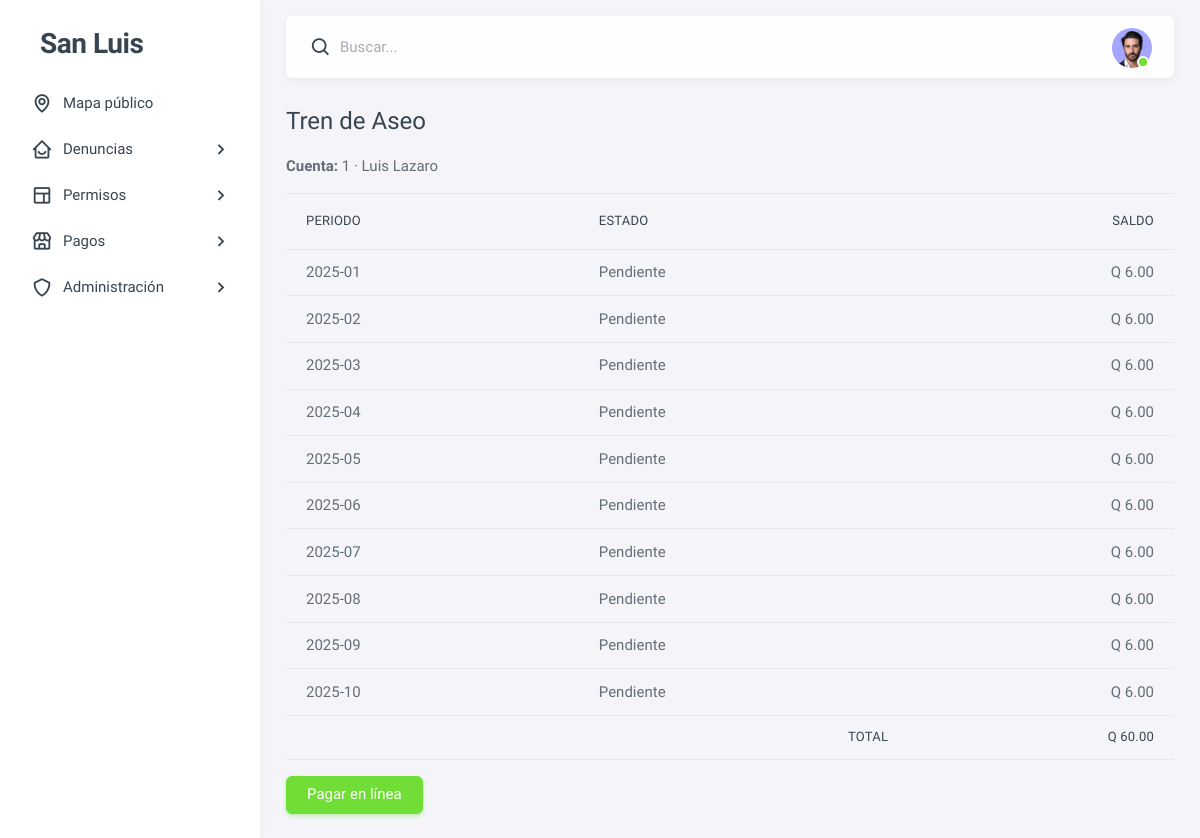
Page /pagos/ (signed in) on the earlier database version.
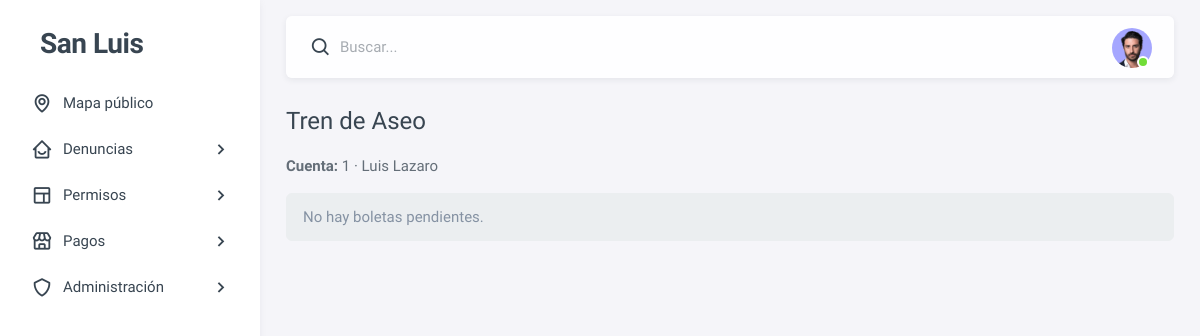
Same page on the later database version.
### dashboard/models.py (models this page shows, shortened)
class Boleta(models.Model):
    ESTADOS = [('pendiente','Pendiente'),('parcial','Parcial'),('pagada','Pagada'),('anulada','Anulada')]
    cuenta = models.ForeignKey(CuentaServicio, on_delete=models.CASCADE, related_name='boletas')
    periodo = models.ForeignKey(Periodo, on_delete=models.PROTECT)
    tarifa = models.ForeignKey(Tarifa, on_delete=models.PROTECT)
    monto_base = models.DecimalField(max_digits=10, decimal_places=2)
    recargo = models.DecimalField(max_digits=10, decimal_places=2, default=0)
    descuento = models.DecimalField(max_digits=10, decimal_places=2, default=0)
    total = models.DecimalField(max_digits=10, decimal_places=2)
    saldo_actual = models.DecimalField(max_digits=10, decimal_places=2)
    estado = models.CharField(max_length=10, choices=ESTADOS, default='pendiente')
    creada_en = models.DateTimeField(auto_now_add=True)
    class Meta:
        unique_together = [('cuenta', 'periodo')]
        indexes = [
            models.Index(fields=['cuenta', 'estado']),
            models.Index(fields=['periodo']),
            models.Index(fields=['creada_en']),
        ]

class Periodo(models.Model):
    anio = models.IntegerField()
    mes = models.IntegerField()
    vencimiento = models.DateField()
    @property
    def etiqueta(self): return f"{self.anio}-{self.mes:02d}"
    class Meta:
        unique_together = [('anio', 'mes')]
        indexes = [models.Index(fields=['anio', 'mes'])]

### dashboard/views/payments.py (the view)
# urls.py: path('pagos/', pay_views.pagos_home, name='pagos_home'),
@login_required(login_url="login")
def pagos_home(request):
    cuenta = CuentaServicio.objects.filter(usuario=request.user, activa=True).first()
    if not cuenta:
        messages.info(request, "Aún no tienes una cuenta de Tren de Aseo vinculada.")
        return render(request, "pagos/home.html", {"cuenta": None, "boletas": [], "total": 0})
    hoy = date.today()
    desde = date(hoy.year, 1, 1)
    ensure_boletas_pendientes(cuenta, desde, hoy)
    boletas = (Boleta.objects
               .filter(cuenta=cuenta, estado__in=["pendiente", "parcial"])
               .select_related("periodo")
               .order_by("periodo__anio", "periodo__mes"))
    total = sum(b.saldo_actual for b in boletas)
    return render(request, "pagos/home.html", {
        "cuenta": cuenta,
        "boletas": boletas,
        "total": total,
        "checkout_url": reverse("crear_pago_online", args=[cuenta.id]) if total > 0 else None,
    })

### dashboard/utils/billing.py (called while the page is built, shortened)
def ensure_period(anio: int, mes: int, venc_day: int = 15) -> Periodo:
    _, last_day = monthrange(anio, mes)
    venc = date(anio, mes, min(venc_day, last_day))
    per, _ = Periodo.objects.get_or_create(anio=anio, mes=mes, defaults={"vencimiento": venc})
    return per

@transaction.atomic
def ensure_boletas_pendientes(cuenta: CuentaServicio, desde: date, hasta: date) -> list[Boleta]:
    created = []
    y, m = desde.year, desde.month
    hoy = date.today()
    while (y < hasta.year) or (y == hasta.year and m <= hasta.month):
        per = ensure_period(y, m)
        m = 1 if m == 12 else m + 1
        y = y + 1 if m == 1 else y
    return created

### dashboard/templates/pagos/home.html (shortened to what this page needs)
{% extends "admin_panel/base_admin.html" %}
{% block content %}
  <h4>Tren de Aseo</h4>
  {% if not cuenta %}
    <div class="alert alert-info">No tienes una cuenta vinculada.</div>
    <a class="btn btn-primary" href="{% url 'vincular_cuenta' %}">Vincular cuenta</a>
  {% else %}
    <p><strong>Cuenta:</strong> {{ cuenta.id }} · {{ cuenta.titular }}</p>
    {% if boletas %}
      <table class="table">
        <thead><tr><th>Periodo</th><th>Estado</th><th class="text-end">Saldo</th></tr></thead>
        <tbody>
          {% for b in boletas %}
            <tr>
              <td>{{ b.periodo.etiqueta }}</td>
              <td>{{ b.estado|title }}</td>
              <td class="text-end">Q {{ b.saldo_actual }}</td>
            </tr>
          {% endfor %}
        </tbody>
        <tfoot>
          <tr><th colspan="2" class="text-end">Total</th><th class="text-end">Q {{ total }}</th></tr>
        </tfoot>
      </table>
      {% if checkout_url %}
        <a class="btn btn-success" href="{{ checkout_url }}">Pagar en línea</a>
      {% else %}
        <div class="alert alert-secondary">No hay saldo por pagar.</div>
      {% endif %}
    {% else %}
      <div class="alert alert-secondary">No hay boletas pendientes.</div>
    {% endif %}
  {% endif %}
{% endblock %}

Differences in the rows shown:
no longer on this page (row edited): Boleta: periodo.etiqueta "2025-01", estado "Pendiente", saldo_actual "6.00"
no longer on this page (row edited): Boleta: periodo.etiqueta "2025-02", estado "Pendiente", saldo_actual "6.00"
no longer on this page (row edited): Boleta: periodo.etiqueta "2025-03", estado "Pendiente", saldo_actual "6.00"
no longer on this page (row edited): Boleta: periodo.etiqueta "2025-04", estado "Pendiente", saldo_actual "6.00"
no longer on this page (row edited): Boleta: periodo.etiqueta "2025-05", estado "Pendiente", saldo_actual "6.00"
no longer on this page (row edited): Boleta: periodo.etiqueta "2025-06", estado "Pendiente", saldo_actual "6.00"
no longer on this page (row edited): Boleta: periodo.etiqueta "2025-07", estado "Pendiente", saldo_actual "6.00"
no longer on this page (row edited): Boleta: periodo.etiqueta "2025-08", estado "Pendiente", saldo_actual "6.00"
no longer on this page (row edited): Boleta: periodo.etiqueta "2025-09", estado "Pendiente", saldo_actual "6.00"
no longer on this page (row edited): Boleta: periodo.etiqueta "2025-10", estado "Pendiente", saldo_actual "6.00"
Other differences:
{{ total }}: "60.00" → (not shown)
text no longer shown: "PERIODO ESTADO SALDO TOTAL Q Pagar en línea"
text now shown: "No hay boletas pendientes."
